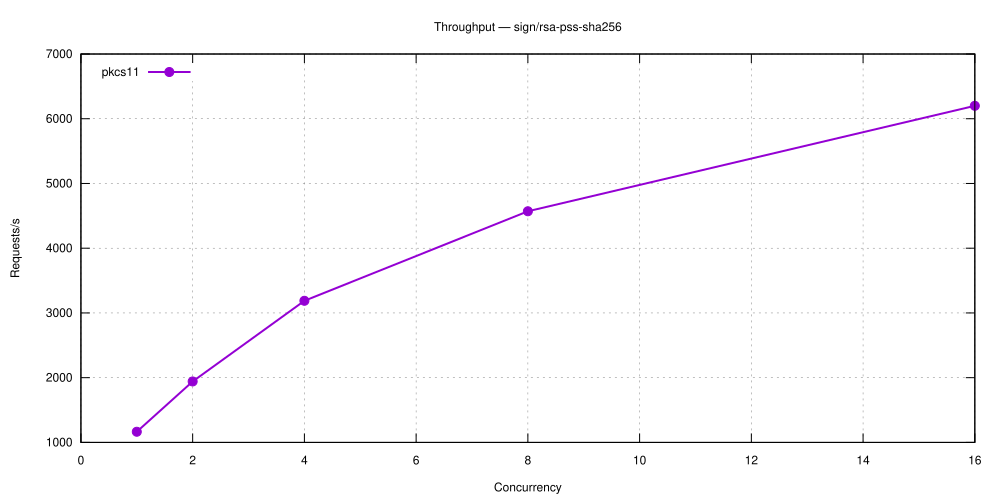

The script that saved this image:
set terminal svg size 1000,500 enhanced font 'Helvetica,12'
set output 'sign_rsa-pss-sha256.svg'
set title 'Throughput — sign/rsa-pss-sha256'
set grid
set xlabel 'Concurrency'
set ylabel 'Requests/s'
set key top left
plot 'sign_rsa-pss-sha256-5.28.0-pkcs11.dat' using 1:2 with linespoints lw 2 pt 7 title 'pkcs11'
